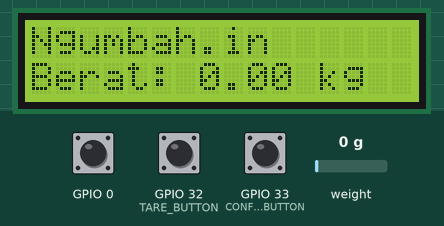
The sketch below on a simulated ESP32. On the bench: 16×2 character LCD. Inputs (shaded band) come from the test bench; at power-on: GPIO 33 (CONFIRM_SEND_BUTTON) HIGH, GPIO 32 (TARE_BUTTON) HIGH, weight on the scale 0 g, GPIO 0 HIGH. WiFi joins after 1.5 s; servers stay silent unless stated; uploads are accepted with an empty reply.

Above: at 4.2 s.
4.3 s: GPIO 33 (CONFIRM_SEND_BUTTON) pulled LOW for 1.2 s
At 7.7 s:
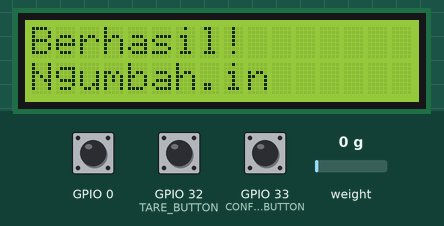
9.6 s: GPIO 32 (TARE_BUTTON) pulled LOW for 1.2 s
At 10.5 s:
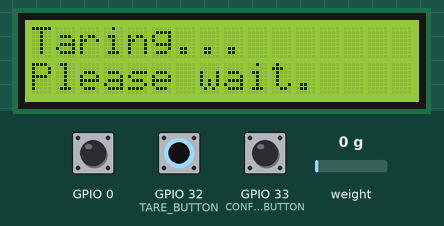
12.4 s: weight on the scale set to 100 g
At 13.2 s:
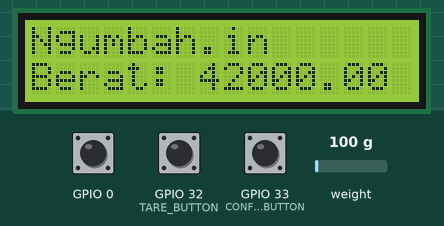
14.4 s: weight on the scale set to 1250 g
At 15.6 s:
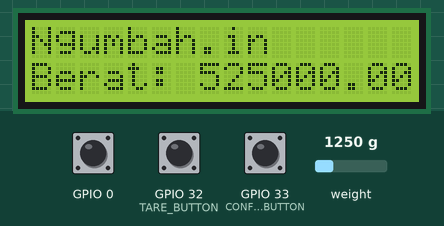
16.5 s: weight on the scale set to 100 g
At 18.0 s:
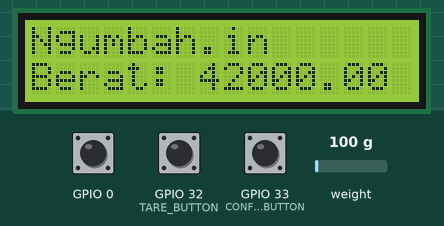
18.5 s: GPIO 33 (CONFIRM_SEND_BUTTON) pulled LOW for 1.2 s
At 21.0 s:
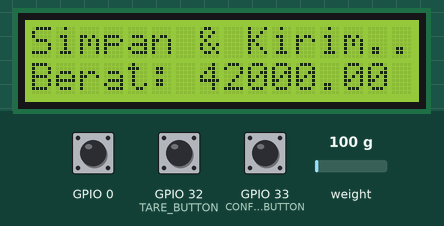
Timing chart, 0 to 22.5 s (numbered marks = the images above; inputs shaded):
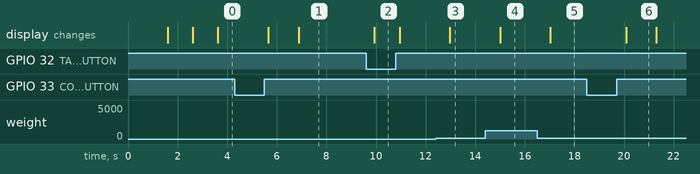

Measured:
- after the input at 4.3 s, the display: first changes after 1.4 s (image 1 shows a later state)
- after the input at 9.6 s, the display: changes after 0.33 s (image 2)
- after the input at 12.4 s, the display: changes after 0.58 s (image 3)
- after the input at 14.4 s, the display: changes after 0.60 s (image 4)
- after the input at 16.5 s, the display: changes after 0.52 s (image 5)
- after the input at 18.5 s, the display: changes after 1.6 s (image 6)

The sketch:

ngumbah.in.ino
```cpp
#include <WiFiManager.h>
#include <WiFi.h>
#include <HTTPClient.h>
#include <HX711.h>
#include <Wire.h>
#include <LiquidCrystal_I2C.h>

#define DOUT_PIN 14
#define SCK_PIN 13
#define CONFIRM_SEND_BUTTON 33
#define TARE_BUTTON 32
#define LCD_ADDRESS 0x27
#define LCD_COLUMNS 16
#define LCD_ROWS 2

HX711 scale;
LiquidCrystal_I2C lcd(LCD_ADDRESS, LCD_COLUMNS, LCD_ROWS);
bool confirmSendButtonPressed = false;
bool tareButtonPressed = false;
const char* host = "192.168.1.13";  // Ganti dengan alamat IP server Anda


HTTPClient http;

void setup() {
  Serial.begin(115200);
  lcd.begin();
  lcd.backlight();
  lcd.setCursor(0, 0);
  lcd.print("Ngumbah.in");
  lcd.setCursor(0, 1);
  lcd.print("Starting");
  lcd.noBacklight();


  // Inisialisasi WiFi Manager
  WiFiManager wm;
  if (!digitalRead(0)) {
    wm.resetSettings();
  }

  // Coba koneksikan ke WiFi
  bool res = wm.autoConnect("Ngumbah.in", "12345678");

  if (!res) {
    lcd.print("...Fail");
    lcd.noBacklight();  // Matikan backlight jika tidak terkoneksi dengan WiFi
  } else {
    lcd.print("...Done");
    lcd.backlight();  // Hidupkan backlight jika terkoneksi dengan WiFi
  }

  scale.begin(DOUT_PIN, SCK_PIN);
  scale.set_scale();
  scale.tare();

  lcd.clear();
  lcd.setCursor(0, 0);
  lcd.print("Ngumbah.in");
  lcd.setCursor(0, 1);
  lcd.print("Berat: ");
  lcd.print(0.00, 2);

  pinMode(CONFIRM_SEND_BUTTON, INPUT_PULLUP);
  pinMode(TARE_BUTTON, INPUT_PULLUP);
  pinMode(0, INPUT);
}

void loop() {
  if (digitalRead(CONFIRM_SEND_BUTTON) == LOW && !confirmSendButtonPressed) {
    confirmSendButtonPressed = true;
    float berat_kg = scale.get_units(10);

    lcd.clear();
    lcd.setCursor(0, 0);
    lcd.print("Simpan & Kirim...");
    lcd.setCursor(0, 1);
    lcd.print("Berat: ");
    lcd.print(berat_kg, 2);
    lcd.print(" kg");

    sendDataToServer(berat_kg);

    scale.tare();

    lcd.clear();
    lcd.setCursor(0, 0);
    lcd.print("Berhasil!");
    lcd.setCursor(0, 1);
    lcd.print("Ngumbah.in");

    delay(3000);

    lcd.clear();
    lcd.setCursor(0, 0);
    lcd.print("Ngumbah.in");
    lcd.setCursor(0, 1);
    lcd.print("Berat: ");
    lcd.print(0.00, 2);

    confirmSendButtonPressed = false;
  }

  if (digitalRead(TARE_BUTTON) == LOW) {
    if (!tareButtonPressed) {
      tareButtonPressed = true;
      lcd.clear();
      lcd.setCursor(0, 0);
      lcd.print("Taring...");
      lcd.setCursor(0, 1);
      lcd.print("Please wait.");
      scale.tare();
      lcd.clear();
      lcd.setCursor(0, 0);
      lcd.print("Ngumbah.in");
      lcd.setCursor(0, 1);
      lcd.print("Berat: 0.00 kg");
    }
  } else {
    tareButtonPressed = false;
  }

  float berat_kg = scale.get_units(10);
  lcd.setCursor(7, 1);
  lcd.print(berat_kg, 2);
  lcd.print(" kg");
}

void sendDataToServer(float berat) {
  if (WiFi.status() == WL_CONNECTED) {
    HTTPClient http;

    String url = "http://" + String(host) + "/laundry-main/pegawai/receive_data.php?berat=" + String(berat);

    http.begin(url);

    int httpCode = http.GET();
    if (httpCode > 0) {
      String response = http.getString();
      Serial.println(response);
    } else {
      Serial.println("Error on HTTP request");
    }

    http.end();
  } else {
    Serial.println("WiFi not connected");
  }
}
```
